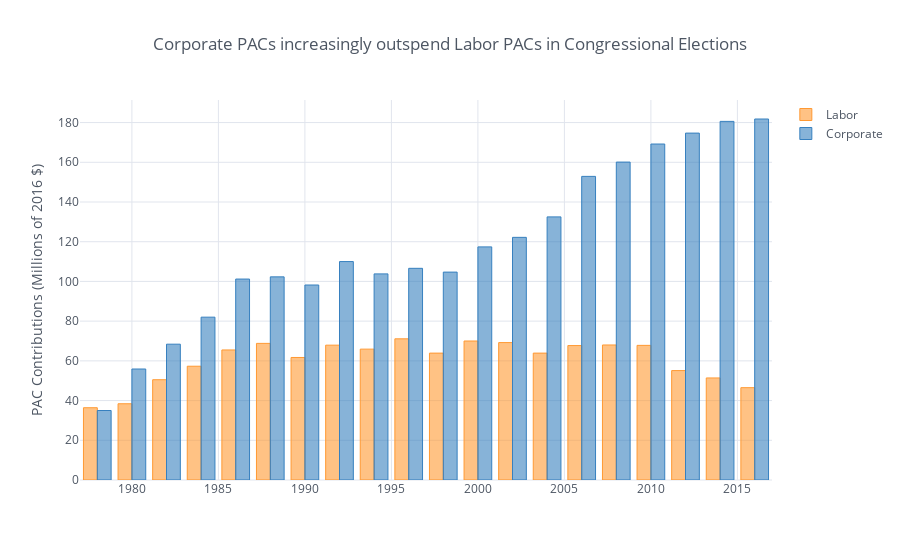

Source (notebook cell):
### Code cell
df[['Labor','Corporate']].iplot(kind='bar', mode='group', theme='white',
                               title='Corporate PACs increasingly outspend Labor PACs in Congressional Elections',
                               yTitle='PAC Contributions (Millions of 2016 $)')

### Figure 1 — Plotly figure (JSON) as saved in the notebook; plotly's stock layout.template omitted (floating-point values rounded to 4 significant figures)
{"data": [{"marker": {"color": "rgba(255, 153, 51, 0.6)", "line": {"color": "rgba(255, 153, 51, 1.0)", "width": 1}}, "name": "Labor", "orientation": "v", "text": "", "type": "bar", "uid": "9d3e818f-ac32-46c0-a787-f0e9b2f6a10b", "x": ["2016", "2014", "2012", "2010", "2008", "2006", "2004", "2002", "2000", "1998", "1996", "1994", "1992", "1990", "1988", "1986", "1984", "1982", "1980", "1978"], "y": [46.5, 51.4, 55.1, 67.8, 68, 67.7, 63.9, 69.2, 70, 63.9, 71.1, 65.9, 67.9, 61.7, 68.8, 65.5, 57.3, 50.5, 38.4, 36.4]}, {"marker": {"color": "rgba(55, 128, 191, 0.6)", "line": {"color": "rgba(55, 128, 191, 1.0)", "width": 1}}, "name": "Corporate", "orientation": "v", "text": "", "type": "bar", "uid": "0d78418f-ada9-4a68-a577-1d487628d74a", "x": ["2016", "2014", "2012", "2010", "2008", "2006", "2004", "2002", "2000", "1998", "1996", "1994", "1992", "1990", "1988", "1986", "1984", "1982", "1980", "1978"], "y": [181.8, 180.6, 174.7, 169.2, 160.1, 152.9, 132.5, 122.2, 117.4, 104.7, 106.6, 103.8, 110, 98.2, 102.3, 101.2, 82, 68.4, 55.9, 35]}], "layout": {"legend": {"bgcolor": "#FFFFFF", "font": {"color": "#4D5663"}}, "paper_bgcolor": "#FFFFFF", "plot_bgcolor": "#FFFFFF", "title": {"font": {"color": "#4D5663"}, "text": "Corporate PACs increasingly outspend Labor PACs in Congressional Elections"}, "xaxis": {"gridcolor": "#E1E5ED", "showgrid": true, "tickfont": {"color": "#4D5663"}, "title": {"font": {"color": "#4D5663"}, "text": ""}, "zerolinecolor": "#E1E5ED"}, "yaxis": {"gridcolor": "#E1E5ED", "showgrid": true, "tickfont": {"color": "#4D5663"}, "title": {"font": {"color": "#4D5663"}, "text": "PAC Contributions (Millions of 2016 $)"}, "zerolinecolor": "#E1E5ED"}}}
